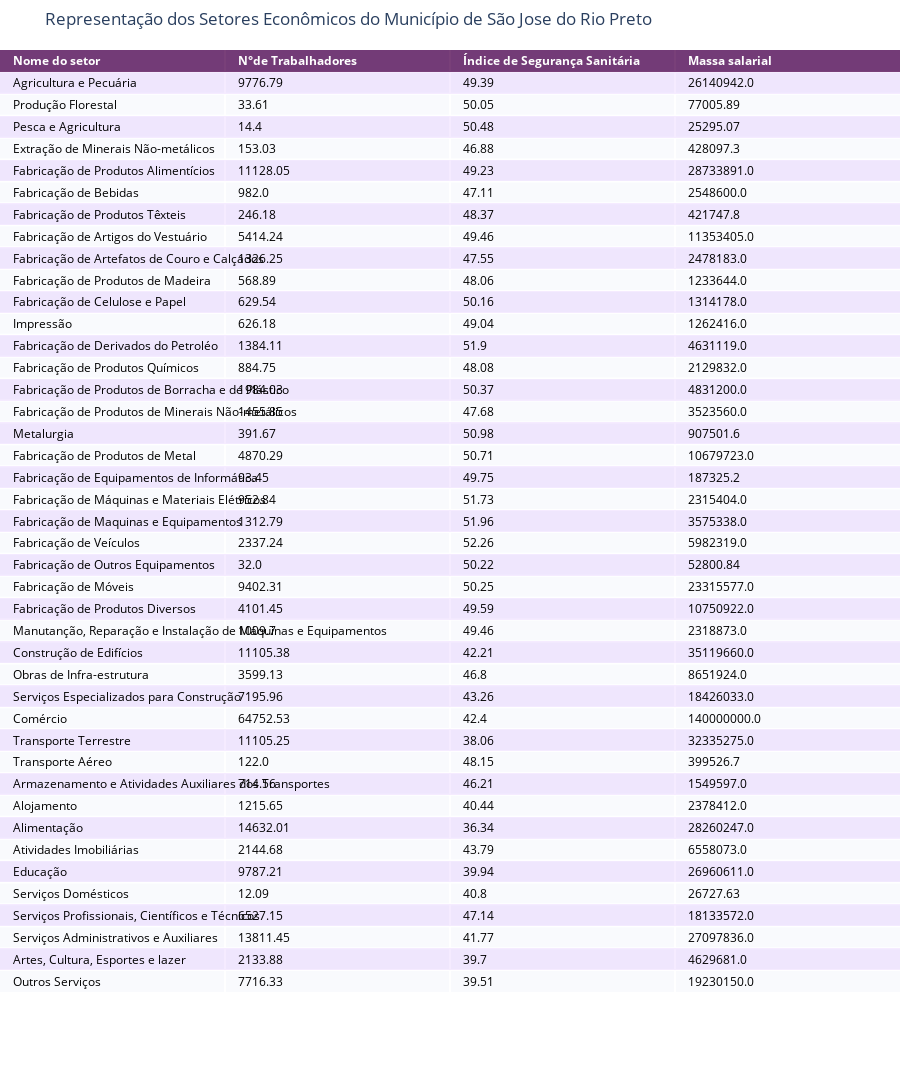

The code cell stored with this chart in its notebook:
### Markdown cell above
# Representação dos Setores Econômicos 

Esta tabela ilustra a situação econômica dos setores Econômicos e o Índice de Segurança Sanitária de São José do Rio Preto.

Dessa forma, o gestor poderá ter uma visão econômica do município, bem como estar ciente do risco de contaminação que cada setor apresenta.

### Code cell
colorscale = [[0, '#4d004c'],[.5, '#f2e5ff'],[1, '#ffffff']]
tabela = ff.create_table ( df_economia, colorscale ) 
tabela.update_layout(
    title_text = 'Representação dos Setores Econômicos do Município de São Jose do Rio Preto',
    margin = {'t':50, 'b':100},

)

tabela.show ()

### Figure 1 — Plotly figure (JSON) as saved in the notebook; plotly's stock layout.template omitted (floating-point values rounded to 4 significant figures; data arrays with more than 128 entries replaced by an {"elided": "..."} marker saying what was removed)
{"data": [{"colorscale": [[0, "#4d004c"], [0.5, "#f2e5ff"], [1, "#ffffff"]], "hoverinfo": "none", "opacity": 0.75, "showscale": false, "type": "heatmap", "z": {"elided": "43x4 float values"}}], "layout": {"annotations": [{"align": "left", "font": {"color": "#ffffff"}, "showarrow": false, "text": "<b>Nome do setor</b>", "x": -0.45, "xanchor": "left", "xref": "x", "y": 0, "yref": "y"}, {"align": "left", "font": {"color": "#ffffff"}, "showarrow": false, "text": "<b>N°de Trabalhadores</b>", "x": 0.55, "xanchor": "left", "xref": "x", "y": 0, "yref": "y"}, {"align": "left", "font": {"color": "#ffffff"}, "showarrow": false, "text": "<b>Índice de Segurança Sanitária</b>", "x": 1.55, "xanchor": "left", "xref": "x", "y": 0, "yref": "y"}, {"align": "left", "font": {"color": "#ffffff"}, "showarrow": false, "text": "<b>Massa salarial</b>", "x": 2.55, "xanchor": "left", "xref": "x", "y": 0, "yref": "y"}, {"align": "left", "font": {"color": "#000000"}, "showarrow": false, "text": "Agricultura e Pecuária", "x": -0.45, "xanchor": "left", "xref": "x", "y": 1, "yref": "y"}, {"align": "left", "font": {"color": "#000000"}, "showarrow": false, "text": "9776.79", "x": 0.55, "xanchor": "left", "xref": "x", "y": 1, "yref": "y"}, {"align": "left", "font": {"color": "#000000"}, "showarrow": false, "text": "49.39", "x": 1.55, "xanchor": "left", "xref": "x", "y": 1, "yref": "y"}, {"align": "left", "font": {"color": "#000000"}, "showarrow": false, "text": "26140942.0", "x": 2.55, "xanchor": "left", "xref": "x", "y": 1, "yref": "y"}, {"align": "left", "font": {"color": "#000000"}, "showarrow": false, "text": "Produção Florestal", "x": -0.45, "xanchor": "left", "xref": "x", "y": 2, "yref": "y"}, {"align": "left", "font": {"color": "#000000"}, "showarrow": false, "text": "33.61", "x": 0.55, "xanchor": "left", "xref": "x", "y": 2, "yref": "y"}, {"align": "left", "font": {"color": "#000000"}, "showarrow": false, "text": "50.05", "x": 1.55, "xanchor": "left", "xref": "x", "y": 2, "yref": "y"}, {"align": "left", "font": {"color": "#000000"}, "showarrow": false, "text": "77005.89", "x": 2.55, "xanchor": "left", "xref": "x", "y": 2, "yref": "y"}, {"align": "left", "font": {"color": "#000000"}, "showarrow": false, "text": "Pesca e Agricultura", "x": -0.45, "xanchor": "left", "xref": "x", "y": 3, "yref": "y"}, {"align": "left", "font": {"color": "#000000"}, "showarrow": false, "text": "14.4", "x": 0.55, "xanchor": "left", "xref": "x", "y": 3, "yref": "y"}, {"align": "left", "font": {"color": "#000000"}, "showarrow": false, "text": "50.48", "x": 1.55, "xanchor": "left", "xref": "x", "y": 3, "yref": "y"}, {"align": "left", "font": {"color": "#000000"}, "showarrow": false, "text": "25295.07", "x": 2.55, "xanchor": "left", "xref": "x", "y": 3, "yref": "y"}, {"align": "left", "font": {"color": "#000000"}, "showarrow": false, "text": "Extração de Minerais Não-metálicos", "x": -0.45, "xanchor": "left", "xref": "x", "y": 4, "yref": "y"}, {"align": "left", "font": {"color": "#000000"}, "showarrow": false, "text": "153.03", "x": 0.55, "xanchor": "left", "xref": "x", "y": 4, "yref": "y"}, {"align": "left", "font": {"color": "#000000"}, "showarrow": false, "text": "46.88", "x": 1.55, "xanchor": "left", "xref": "x", "y": 4, "yref": "y"}, {"align": "left", "font": {"color": "#000000"}, "showarrow": false, "text": "428097.3", "x": 2.55, "xanchor": "left", "xref": "x", "y": 4, "yref": "y"}, {"align": "left", "font": {"color": "#000000"}, "showarrow": false, "text": "Fabricação de Produtos Alimentícios", "x": -0.45, "xanchor": "left", "xref": "x", "y": 5, "yref": "y"}, {"align": "left", "font": {"color": "#000000"}, "showarrow": false, "text": "11128.05", "x": 0.55, "xanchor": "left", "xref": "x", "y": 5, "yref": "y"}, {"align": "left", "font": {"color": "#000000"}, "showarrow": false, "text": "49.23", "x": 1.55, "xanchor": "left", "xref": "x", "y": 5, "yref": "y"}, {"align": "left", "font": {"color": "#000000"}, "showarrow": false, "text": "28733891.0", "x": 2.55, "xanchor": "left", "xref": "x", "y": 5, "yref": "y"}, {"align": "left", "font": {"color": "#000000"}, "showarrow": false, "text": "Fabricação de Bebidas", "x": -0.45, "xanchor": "left", "xref": "x", "y": 6, "yref": "y"}, {"align": "left", "font": {"color": "#000000"}, "showarrow": false, "text": "982.0", "x": 0.55, "xanchor": "left", "xref": "x", "y": 6, "yref": "y"}, {"align": "left", "font": {"color": "#000000"}, "showarrow": false, "text": "47.11", "x": 1.55, "xanchor": "left", "xref": "x", "y": 6, "yref": "y"}, {"align": "left", "font": {"color": "#000000"}, "showarrow": false, "text": "2548600.0", "x": 2.55, "xanchor": "left", "xref": "x", "y": 6, "yref": "y"}, {"align": "left", "font": {"color": "#000000"}, "showarrow": false, "text": "Fabricação de Produtos Têxteis", "x": -0.45, "xanchor": "left", "xref": "x", "y": 7, "yref": "y"}, {"align": "left", "font": {"color": "#000000"}, "showarrow": false, "text": "246.18", "x": 0.55, "xanchor": "left", "xref": "x", "y": 7, "yref": "y"}, {"align": "left", "font": {"color": "#000000"}, "showarrow": false, "text": "48.37", "x": 1.55, "xanchor": "left", "xref": "x", "y": 7, "yref": "y"}, {"align": "left", "font": {"color": "#000000"}, "showarrow": false, "text": "421747.8", "x": 2.55, "xanchor": "left", "xref": "x", "y": 7, "yref": "y"}, {"align": "left", "font": {"color": "#000000"}, "showarrow": false, "text": "Fabricação de Artigos do Vestuário", "x": -0.45, "xanchor": "left", "xref": "x", "y": 8, "yref": "y"}, {"align": "left", "font": {"color": "#000000"}, "showarrow": false, "text": "5414.24", "x": 0.55, "xanchor": "left", "xref": "x", "y": 8, "yref": "y"}, {"align": "left", "font": {"color": "#000000"}, "showarrow": false, "text": "49.46", "x": 1.55, "xanchor": "left", "xref": "x", "y": 8, "yref": "y"}, {"align": "left", "font": {"color": "#000000"}, "showarrow": false, "text": "11353405.0", "x": 2.55, "xanchor": "left", "xref": "x", "y": 8, "yref": "y"}, {"align": "left", "font": {"color": "#000000"}, "showarrow": false, "text": "Fabricação de Artefatos de Couro e Calçados", "x": -0.45, "xanchor": "left", "xref": "x", "y": 9, "yref": "y"}, {"align": "left", "font": {"color": "#000000"}, "showarrow": false, "text": "1326.25", "x": 0.55, "xanchor": "left", "xref": "x", "y": 9, "yref": "y"}, {"align": "left", "font": {"color": "#000000"}, "showarrow": false, "text": "47.55", "x": 1.55, "xanchor": "left", "xref": "x", "y": 9, "yref": "y"}, {"align": "left", "font": {"color": "#000000"}, "showarrow": false, "text": "2478183.0", "x": 2.55, "xanchor": "left", "xref": "x", "y": 9, "yref": "y"}, {"align": "left", "font": {"color": "#000000"}, "showarrow": false, "text": "Fabricação de Produtos de Madeira", "x": -0.45, "xanchor": "left", "xref": "x", "y": 10, "yref": "y"}, {"align": "left", "font": {"color": "#000000"}, "showarrow": false, "text": "568.89", "x": 0.55, "xanchor": "left", "xref": "x", "y": 10, "yref": "y"}, {"align": "left", "font": {"color": "#000000"}, "showarrow": false, "text": "48.06", "x": 1.55, "xanchor": "left", "xref": "x", "y": 10, "yref": "y"}, {"align": "left", "font": {"color": "#000000"}, "showarrow": false, "text": "1233644.0", "x": 2.55, "xanchor": "left", "xref": "x", "y": 10, "yref": "y"}, {"align": "left", "font": {"color": "#000000"}, "showarrow": false, "text": "Fabricação de Celulose e Papel", "x": -0.45, "xanchor": "left", "xref": "x", "y": 11, "yref": "y"}, {"align": "left", "font": {"color": "#000000"}, "showarrow": false, "text": "629.54", "x": 0.55, "xanchor": "left", "xref": "x", "y": 11, "yref": "y"}, {"align": "left", "font": {"color": "#000000"}, "showarrow": false, "text": "50.16", "x": 1.55, "xanchor": "left", "xref": "x", "y": 11, "yref": "y"}, {"align": "left", "font": {"color": "#000000"}, "showarrow": false, "text": "1314178.0", "x": 2.55, "xanchor": "left", "xref": "x", "y": 11, "yref": "y"}, {"align": "left", "font": {"color": "#000000"}, "showarrow": false, "text": "Impressão", "x": -0.45, "xanchor": "left", "xref": "x", "y": 12, "yref": "y"}, {"align": "left", "font": {"color": "#000000"}, "showarrow": false, "text": "626.18", "x": 0.55, "xanchor": "left", "xref": "x", "y": 12, "yref": "y"}, {"align": "left", "font": {"color": "#000000"}, "showarrow": false, "text": "49.04", "x": 1.55, "xanchor": "left", "xref": "x", "y": 12, "yref": "y"}, {"align": "left", "font": {"color": "#000000"}, "showarrow": false, "text": "1262416.0", "x": 2.55, "xanchor": "left", "xref": "x", "y": 12, "yref": "y"}, {"align": "left", "font": {"color": "#000000"}, "showarrow": false, "text": "Fabricação de Derivados do Petroléo", "x": -0.45, "xanchor": "left", "xref": "x", "y": 13, "yref": "y"}, {"align": "left", "font": {"color": "#000000"}, "showarrow": false, "text": "1384.11", "x": 0.55, "xanchor": "left", "xref": "x", "y": 13, "yref": "y"}, {"align": "left", "font": {"color": "#000000"}, "showarrow": false, "text": "51.9", "x": 1.55, "xanchor": "left", "xref": "x", "y": 13, "yref": "y"}, {"align": "left", "font": {"color": "#000000"}, "showarrow": false, "text": "4631119.0", "x": 2.55, "xanchor": "left", "xref": "x", "y": 13, "yref": "y"}, {"align": "left", "font": {"color": "#000000"}, "showarrow": false, "text": "Fabricação de Produtos Químicos", "x": -0.45, "xanchor": "left", "xref": "x", "y": 14, "yref": "y"}, {"align": "left", "font": {"color": "#000000"}, "showarrow": false, "text": "884.75", "x": 0.55, "xanchor": "left", "xref": "x", "y": 14, "yref": "y"}, {"align": "left", "font": {"color": "#000000"}, "showarrow": false, "text": "48.08", "x": 1.55, "xanchor": "left", "xref": "x", "y": 14, "yref": "y"}, {"align": "left", "font": {"color": "#000000"}, "showarrow": false, "text": "2129832.0", "x": 2.55, "xanchor": "left", "xref": "x", "y": 14, "yref": "y"}, {"align": "left", "font": {"color": "#000000"}, "showarrow": false, "text": "Fabricação de Produtos de Borracha e de Plástico", "x": -0.45, "xanchor": "left", "xref": "x", "y": 15, "yref": "y"}, {"align": "left", "font": {"color": "#000000"}, "showarrow": false, "text": "1984.03", "x": 0.55, "xanchor": "left", "xref": "x", "y": 15, "yref": "y"}, {"align": "left", "font": {"color": "#000000"}, "showarrow": false, "text": "50.37", "x": 1.55, "xanchor": "left", "xref": "x", "y": 15, "yref": "y"}, {"align": "left", "font": {"color": "#000000"}, "showarrow": false, "text": "4831200.0", "x": 2.55, "xanchor": "left", "xref": "x", "y": 15, "yref": "y"}, {"align": "left", "font": {"color": "#000000"}, "showarrow": false, "text": "Fabricação de Produtos de Minerais Não-metálicos", "x": -0.45, "xanchor": "left", "xref": "x", "y": 16, "yref": "y"}, {"align": "left", "font": {"color": "#000000"}, "showarrow": false, "text": "1455.85", "x": 0.55, "xanchor": "left", "xref": "x", "y": 16, "yref": "y"}, {"align": "left", "font": {"color": "#000000"}, "showarrow": false, "text": "47.68", "x": 1.55, "xanchor": "left", "xref": "x", "y": 16, "yref": "y"}, {"align": "left", "font": {"color": "#000000"}, "showarrow": false, "text": "3523560.0", "x": 2.55, "xanchor": "left", "xref": "x", "y": 16, "yref": "y"}, {"align": "left", "font": {"color": "#000000"}, "showarrow": false, "text": "Metalurgia", "x": -0.45, "xanchor": "left", "xref": "x", "y": 17, "yref": "y"}, {"align": "left", "font": {"color": "#000000"}, "showarrow": false, "text": "391.67", "x": 0.55, "xanchor": "left", "xref": "x", "y": 17, "yref": "y"}, {"align": "left", "font": {"color": "#000000"}, "showarrow": false, "text": "50.98", "x": 1.55, "xanchor": "left", "xref": "x", "y": 17, "yref": "y"}, {"align": "left", "font": {"color": "#000000"}, "showarrow": false, "text": "907501.6", "x": 2.55, "xanchor": "left", "xref": "x", "y": 17, "yref": "y"}, {"align": "left", "font": {"color": "#000000"}, "showarrow": false, "text": "Fabricação de Produtos de Metal", "x": -0.45, "xanchor": "left", "xref": "x", "y": 18, "yref": "y"}, {"align": "left", "font": {"color": "#000000"}, "showarrow": false, "text": "4870.29", "x": 0.55, "xanchor": "left", "xref": "x", "y": 18, "yref": "y"}, {"align": "left", "font": {"color": "#000000"}, "showarrow": false, "text": "50.71", "x": 1.55, "xanchor": "left", "xref": "x", "y": 18, "yref": "y"}, {"align": "left", "font": {"color": "#000000"}, "showarrow": false, "text": "10679723.0", "x": 2.55, "xanchor": "left", "xref": "x", "y": 18, "yref": "y"}, {"align": "left", "font": {"color": "#000000"}, "showarrow": false, "text": "Fabricação de Equipamentos de Informática", "x": -0.45, "xanchor": "left", "xref": "x", "y": 19, "yref": "y"}, {"align": "left", "font": {"color": "#000000"}, "showarrow": false, "text": "93.45", "x": 0.55, "xanchor": "left", "xref": "x", "y": 19, "yref": "y"}, {"align": "left", "font": {"color": "#000000"}, "showarrow": false, "text": "49.75", "x": 1.55, "xanchor": "left", "xref": "x", "y": 19, "yref": "y"}, {"align": "left", "font": {"color": "#000000"}, "showarrow": false, "text": "187325.2", "x": 2.55, "xanchor": "left", "xref": "x", "y": 19, "yref": "y"}, {"align": "left", "font": {"color": "#000000"}, "showarrow": false, "text": "Fabricação de Máquinas e Materiais Elétricos", "x": -0.45, "xanchor": "left", "xref": "x", "y": 20, "yref": "y"}, {"align": "left", "font": {"color": "#000000"}, "showarrow": false, "text": "952.84", "x": 0.55, "xanchor": "left", "xref": "x", "y": 20, "yref": "y"}, {"align": "left", "font": {"color": "#000000"}, "showarrow": false, "text": "51.73", "x": 1.55, "xanchor": "left", "xref": "x", "y": 20, "yref": "y"}, {"align": "left", "font": {"color": "#000000"}, "showarrow": false, "text": "2315404.0", "x": 2.55, "xanchor": "left", "xref": "x", "y": 20, "yref": "y"}, {"align": "left", "font": {"color": "#000000"}, "showarrow": false, "text": "Fabricação de Maquinas e Equipamentos", "x": -0.45, "xanchor": "left", "xref": "x", "y": 21, "yref": "y"}, {"align": "left", "font": {"color": "#000000"}, "showarrow": false, "text": "1312.79", "x": 0.55, "xanchor": "left", "xref": "x", "y": 21, "yref": "y"}, {"align": "left", "font": {"color": "#000000"}, "showarrow": false, "text": "51.96", "x": 1.55, "xanchor": "left", "xref": "x", "y": 21, "yref": "y"}, {"align": "left", "font": {"color": "#000000"}, "showarrow": false, "text": "3575338.0", "x": 2.55, "xanchor": "left", "xref": "x", "y": 21, "yref": "y"}, {"align": "left", "font": {"color": "#000000"}, "showarrow": false, "text": "Fabricação de Veículos", "x": -0.45, "xanchor": "left", "xref": "x", "y": 22, "yref": "y"}, {"align": "left", "font": {"color": "#000000"}, "showarrow": false, "text": "2337.24", "x": 0.55, "xanchor": "left", "xref": "x", "y": 22, "yref": "y"}, {"align": "left", "font": {"color": "#000000"}, "showarrow": false, "text": "52.26", "x": 1.55, "xanchor": "left", "xref": "x", "y": 22, "yref": "y"}, {"align": "left", "font": {"color": "#000000"}, "showarrow": false, "text": "5982319.0", "x": 2.55, "xanchor": "left", "xref": "x", "y": 22, "yref": "y"}, {"align": "left", "font": {"color": "#000000"}, "showarrow": false, "text": "Fabricação de Outros Equipamentos", "x": -0.45, "xanchor": "left", "xref": "x", "y": 23, "yref": "y"}, {"align": "left", "font": {"color": "#000000"}, "showarrow": false, "text": "32.0", "x": 0.55, "xanchor": "left", "xref": "x", "y": 23, "yref": "y"}, {"align": "left", "font": {"color": "#000000"}, "showarrow": false, "text": "50.22", "x": 1.55, "xanchor": "left", "xref": "x", "y": 23, "yref": "y"}, {"align": "left", "font": {"color": "#000000"}, "showarrow": false, "text": "52800.84", "x": 2.55, "xanchor": "left", "xref": "x", "y": 23, "yref": "y"}, {"align": "left", "font": {"color": "#000000"}, "showarrow": false, "text": "Fabricação de Móveis", "x": -0.45, "xanchor": "left", "xref": "x", "y": 24, "yref": "y"}, {"align": "left", "font": {"color": "#000000"}, "showarrow": false, "text": "9402.31", "x": 0.55, "xanchor": "left", "xref": "x", "y": 24, "yref": "y"}, {"align": "left", "font": {"color": "#000000"}, "showarrow": false, "text": "50.25", "x": 1.55, "xanchor": "left", "xref": "x", "y": 24, "yref": "y"}, {"align": "left", "font": {"color": "#000000"}, "showarrow": false, "text": "23315577.0", "x": 2.55, "xanchor": "left", "xref": "x", "y": 24, "yref": "y"}, {"align": "left", "font": {"color": "#000000"}, "showarrow": false, "text": "Fabricação de Produtos Diversos", "x": -0.45, "xanchor": "left", "xref": "x", "y": 25, "yref": "y"}, {"align": "left", "font": {"color": "#000000"}, "showarrow": false, "text": "4101.45", "x": 0.55, "xanchor": "left", "xref": "x", "y": 25, "yref": "y"}, {"align": "left", "font": {"color": "#000000"}, "showarrow": false, "text": "49.59", "x": 1.55, "xanchor": "left", "xref": "x", "y": 25, "yref": "y"}, {"align": "left", "font": {"color": "#000000"}, "showarrow": false, "text": "10750922.0", "x": 2.55, "xanchor": "left", "xref": "x", "y": 25, "yref": "y"}, {"align": "left", "font": {"color": "#000000"}, "showarrow": false, "text": "Manutanção, Reparação e Instalação de Máquinas e Equipamentos", "x": -0.45, "xanchor": "left", "xref": "x", "y": 26, "yref": "y"}, {"align": "left", "font": {"color": "#000000"}, "showarrow": false, "text": "1009.7", "x": 0.55, "xanchor": "left", "xref": "x", "y": 26, "yref": "y"}, {"align": "left", "font": {"color": "#000000"}, "showarrow": false, "text": "49.46", "x": 1.55, "xanchor": "left", "xref": "x", "y": 26, "yref": "y"}, {"align": "left", "font": {"color": "#000000"}, "showarrow": false, "text": "2318873.0", "x": 2.55, "xanchor": "left", "xref": "x", "y": 26, "yref": "y"}, {"align": "left", "font": {"color": "#000000"}, "showarrow": false, "text": "Construção de Edifícios", "x": -0.45, "xanchor": "left", "xref": "x", "y": 27, "yref": "y"}, {"align": "left", "font": {"color": "#000000"}, "showarrow": false, "text": "11105.38", "x": 0.55, "xanchor": "left", "xref": "x", "y": 27, "yref": "y"}, {"align": "left", "font": {"color": "#000000"}, "showarrow": false, "text": "42.21", "x": 1.55, "xanchor": "left", "xref": "x", "y": 27, "yref": "y"}, {"align": "left", "font": {"color": "#000000"}, "showarrow": false, "text": "35119660.0", "x": 2.55, "xanchor": "left", "xref": "x", "y": 27, "yref": "y"}, {"align": "left", "font": {"color": "#000000"}, "showarrow": false, "text": "Obras de Infra-estrutura", "x": -0.45, "xanchor": "left", "xref": "x", "y": 28, "yref": "y"}, {"align": "left", "font": {"color": "#000000"}, "showarrow": false, "text": "3599.13", "x": 0.55, "xanchor": "left", "xref": "x", "y": 28, "yref": "y"}, {"align": "left", "font": {"color": "#000000"}, "showarrow": false, "text": "46.8", "x": 1.55, "xanchor": "left", "xref": "x", "y": 28, "yref": "y"}, {"align": "left", "font": {"color": "#000000"}, "showarrow": false, "text": "8651924.0", "x": 2.55, "xanchor": "left", "xref": "x", "y": 28, "yref": "y"}, {"align": "left", "font": {"color": "#000000"}, "showarrow": false, "text": "Serviços Especializados para Construção", "x": -0.45, "xanchor": "left", "xref": "x", "y": 29, "yref": "y"}, {"align": "left", "font": {"color": "#000000"}, "showarrow": false, "text": "7195.96", "x": 0.55, "xanchor": "left", "xref": "x", "y": 29, "yref": "y"}, {"align": "left", "font": {"color": "#000000"}, "showarrow": false, "text": "43.26", "x": 1.55, "xanchor": "left", "xref": "x", "y": 29, "yref": "y"}, {"align": "left", "font": {"color": "#000000"}, "showarrow": false, "text": "18426033.0", "x": 2.55, "xanchor": "left", "xref": "x", "y": 29, "yref": "y"}, {"align": "left", "font": {"color": "#000000"}, "showarrow": false, "text": "Comércio", "x": -0.45, "xanchor": "left", "xref": "x", "y": 30, "yref": "y"}, {"align": "left", "font": {"color": "#000000"}, "showarrow": false, "text": "64752.53", "x": 0.55, "xanchor": "left", "xref": "x", "y": 30, "yref": "y"}, {"align": "left", "font": {"color": "#000000"}, "showarrow": false, "text": "42.4", "x": 1.55, "xanchor": "left", "xref": "x", "y": 30, "yref": "y"}, {"align": "left", "font": {"color": "#000000"}, "showarrow": false, "text": "140000000.0", "x": 2.55, "xanchor": "left", "xref": "x", "y": 30, "yref": "y"}, {"align": "left", "font": {"color": "#000000"}, "showarrow": false, "text": "Transporte Terrestre", "x": -0.45, "xanchor": "left", "xref": "x", "y": 31, "yref": "y"}, {"align": "left", "font": {"color": "#000000"}, "showarrow": false, "text": "11105.25", "x": 0.55, "xanchor": "left", "xref": "x", "y": 31, "yref": "y"}, {"align": "left", "font": {"color": "#000000"}, "showarrow": false, "text": "38.06", "x": 1.55, "xanchor": "left", "xref": "x", "y": 31, "yref": "y"}, {"align": "left", "font": {"color": "#000000"}, "showarrow": false, "text": "32335275.0", "x": 2.55, "xanchor": "left", "xref": "x", "y": 31, "yref": "y"}, {"align": "left", "font": {"color": "#000000"}, "showarrow": false, "text": "Transporte Aéreo", "x": -0.45, "xanchor": "left", "xref": "x", "y": 32, "yref": "y"}, {"align": "left", "font": {"color": "#000000"}, "showarrow": false, "text": "122.0", "x": 0.55, "xanchor": "left", "xref": "x", "y": 32, "yref": "y"}, {"align": "left", "font": {"color": "#000000"}, "showarrow": false, "text": "48.15", "x": 1.55, "xanchor": "left", "xref": "x", "y": 32, "yref": "y"}, {"align": "left", "font": {"color": "#000000"}, "showarrow": false, "text": "399526.7", "x": 2.55, "xanchor": "left", "xref": "x", "y": 32, "yref": "y"}, {"align": "left", "font": {"color": "#000000"}, "showarrow": false, "text": "Armazenamento e Atividades Auxiliares dos Transportes", "x": -0.45, "xanchor": "left", "xref": "x", "y": 33, "yref": "y"}, {"align": "left", "font": {"color": "#000000"}, "showarrow": false, "text": "714.56", "x": 0.55, "xanchor": "left", "xref": "x", "y": 33, "yref": "y"}, {"align": "left", "font": {"color": "#000000"}, "showarrow": false, "text": "46.21", "x": 1.55, "xanchor": "left", "xref": "x", "y": 33, "yref": "y"}, {"align": "left", "font": {"color": "#000000"}, "showarrow": false, "text": "1549597.0", "x": 2.55, "xanchor": "left", "xref": "x", "y": 33, "yref": "y"}, {"align": "left", "font": {"color": "#000000"}, "showarrow": false, "text": "Alojamento", "x": -0.45, "xanchor": "left", "xref": "x", "y": 34, "yref": "y"}, {"align": "left", "font": {"color": "#000000"}, "showarrow": false, "text": "1215.65", "x": 0.55, "xanchor": "left", "xref": "x", "y": 34, "yref": "y"}, {"align": "left", "font": {"color": "#000000"}, "showarrow": false, "text": "40.44", "x": 1.55, "xanchor": "left", "xref": "x", "y": 34, "yref": "y"}, {"align": "left", "font": {"color": "#000000"}, "showarrow": false, "text": "2378412.0", "x": 2.55, "xanchor": "left", "xref": "x", "y": 34, "yref": "y"}, {"align": "left", "font": {"color": "#000000"}, "showarrow": false, "text": "Alimentação", "x": -0.45, "xanchor": "left", "xref": "x", "y": 35, "yref": "y"}, {"align": "left", "font": {"color": "#000000"}, "showarrow": false, "text": "14632.01", "x": 0.55, "xanchor": "left", "xref": "x", "y": 35, "yref": "y"}, {"align": "left", "font": {"color": "#000000"}, "showarrow": false, "text": "36.34", "x": 1.55, "xanchor": "left", "xref": "x", "y": 35, "yref": "y"}, {"align": "left", "font": {"color": "#000000"}, "showarrow": false, "text": "28260247.0", "x": 2.55, "xanchor": "left", "xref": "x", "y": 35, "yref": "y"}, {"align": "left", "font": {"color": "#000000"}, "showarrow": false, "text": "Atividades Imobiliárias", "x": -0.45, "xanchor": "left", "xref": "x", "y": 36, "yref": "y"}, {"align": "left", "font": {"color": "#000000"}, "showarrow": false, "text": "2144.68", "x": 0.55, "xanchor": "left", "xref": "x", "y": 36, "yref": "y"}, {"align": "left", "font": {"color": "#000000"}, "showarrow": false, "text": "43.79", "x": 1.55, "xanchor": "left", "xref": "x", "y": 36, "yref": "y"}, {"align": "left", "font": {"color": "#000000"}, "showarrow": false, "text": "6558073.0", "x": 2.55, "xanchor": "left", "xref": "x", "y": 36, "yref": "y"}, {"align": "left", "font": {"color": "#000000"}, "showarrow": false, "text": "Educação", "x": -0.45, "xanchor": "left", "xref": "x", "y": 37, "yref": "y"}, {"align": "left", "font": {"color": "#000000"}, "showarrow": false, "text": "9787.21", "x": 0.55, "xanchor": "left", "xref": "x", "y": 37, "yref": "y"}, {"align": "left", "font": {"color": "#000000"}, "showarrow": false, "text": "39.94", "x": 1.55, "xanchor": "left", "xref": "x", "y": 37, "yref": "y"}, {"align": "left", "font": {"color": "#000000"}, "showarrow": false, "text": "26960611.0", "x": 2.55, "xanchor": "left", "xref": "x", "y": 37, "yref": "y"}, {"align": "left", "font": {"color": "#000000"}, "showarrow": false, "text": "Serviços Domésticos", "x": -0.45, "xanchor": "left", "xref": "x", "y": 38, "yref": "y"}, {"align": "left", "font": {"color": "#000000"}, "showarrow": false, "text": "12.09", "x": 0.55, "xanchor": "left", "xref": "x", "y": 38, "yref": "y"}, {"align": "left", "font": {"color": "#000000"}, "showarrow": false, "text": "40.8", "x": 1.55, "xanchor": "left", "xref": "x", "y": 38, "yref": "y"}, {"align": "left", "font": {"color": "#000000"}, "showarrow": false, "text": "26727.63", "x": 2.55, "xanchor": "left", "xref": "x", "y": 38, "yref": "y"}, {"align": "left", "font": {"color": "#000000"}, "showarrow": false, "text": "Serviços Profissionais, Científicos e Técnicos", "x": -0.45, "xanchor": "left", "xref": "x", "y": 39, "yref": "y"}, {"align": "left", "font": {"color": "#000000"}, "showarrow": false, "text": "6527.15", "x": 0.55, "xanchor": "left", "xref": "x", "y": 39, "yref": "y"}, {"align": "left", "font": {"color": "#000000"}, "showarrow": false, "text": "47.14", "x": 1.55, "xanchor": "left", "xref": "x", "y": 39, "yref": "y"}, {"align": "left", "font": {"color": "#000000"}, "showarrow": false, "text": "18133572.0", "x": 2.55, "xanchor": "left", "xref": "x", "y": 39, "yref": "y"}, {"align": "left", "font": {"color": "#000000"}, "showarrow": false, "text": "Serviços Administrativos e Auxiliares", "x": -0.45, "xanchor": "left", "xref": "x", "y": 40, "yref": "y"}, {"align": "left", "font": {"color": "#000000"}, "showarrow": false, "text": "13811.45", "x": 0.55, "xanchor": "left", "xref": "x", "y": 40, "yref": "y"}, {"align": "left", "font": {"color": "#000000"}, "showarrow": false, "text": "41.77", "x": 1.55, "xanchor": "left", "xref": "x", "y": 40, "yref": "y"}, {"align": "left", "font": {"color": "#000000"}, "showarrow": false, "text": "27097836.0", "x": 2.55, "xanchor": "left", "xref": "x", "y": 40, "yref": "y"}, {"align": "left", "font": {"color": "#000000"}, "showarrow": false, "text": "Artes, Cultura, Esportes e lazer", "x": -0.45, "xanchor": "left", "xref": "x", "y": 41, "yref": "y"}, {"align": "left", "font": {"color": "#000000"}, "showarrow": false, "text": "2133.88", "x": 0.55, "xanchor": "left", "xref": "x", "y": 41, "yref": "y"}, {"align": "left", "font": {"color": "#000000"}, "showarrow": false, "text": "39.7", "x": 1.55, "xanchor": "left", "xref": "x", "y": 41, "yref": "y"}, {"align": "left", "font": {"color": "#000000"}, "showarrow": false, "text": "4629681.0", "x": 2.55, "xanchor": "left", "xref": "x", "y": 41, "yref": "y"}, {"align": "left", "font": {"color": "#000000"}, "showarrow": false, "text": "Outros Serviços", "x": -0.45, "xanchor": "left", "xref": "x", "y": 42, "yref": "y"}, {"align": "left", "font": {"color": "#000000"}, "showarrow": false, "text": "7716.33", "x": 0.55, "xanchor": "left", "xref": "x", "y": 42, "yref": "y"}, {"align": "left", "font": {"color": "#000000"}, "showarrow": false, "text": "39.51", "x": 1.55, "xanchor": "left", "xref": "x", "y": 42, "yref": "y"}, {"align": "left", "font": {"color": "#000000"}, "showarrow": false, "text": "19230150.0", "x": 2.55, "xanchor": "left", "xref": "x", "y": 42, "yref": "y"}], "height": 1340, "margin": {"b": 100, "l": 0, "r": 0, "t": 50}, "title": {"text": "Representação dos Setores Econômicos do Município de São Jose do Rio Preto"}, "xaxis": {"dtick": 1, "gridwidth": 2, "showticklabels": false, "tick0": -0.5, "ticks": "", "zeroline": false}, "yaxis": {"autorange": "reversed", "dtick": 1, "gridwidth": 2, "showticklabels": false, "tick0": 0.5, "ticks": "", "zeroline": false}}}
